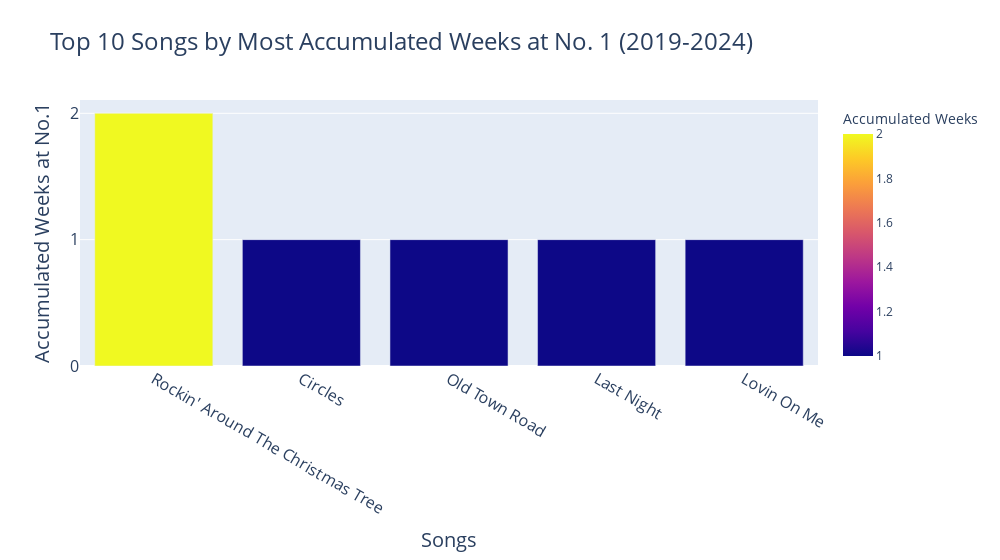

Here is the notebook cell this chart was saved with:
### Code cell
# Top 10 Songs by Accumulated Weeks at No. 1 (2019-2024)

# Create a bar chart
fig = px.bar(
    top_10_no1,
    x='Title',
    y='Accumulated Weeks',
    hover_data=['Singer(s)'],
    color='Accumulated Weeks',
    title='Top 10 Songs by Most Accumulated Weeks at No. 1 (2019-2024)',
    width=1000
)

# Customize the chart
fig.update_layout(
    xaxis_title='Songs',
    yaxis_title='Accumulated Weeks at No.1',
    title_font=dict(size=24),
    xaxis_title_font=dict(size=20),
    yaxis_title_font=dict(size=20),
    xaxis=dict(
        tickfont=dict(size=16)
    ),
    yaxis=dict(
        tickfont=dict(size=16),
        tickmode='linear'
    ),
    hoverlabel=dict(
        font=dict(
            family="Arial",
            size=14
        )
    ),
    bargap=0.2
)

# Show the chart
fig.show()

### Figure 1 — Plotly figure (JSON) as saved in the notebook; plotly's stock layout.template omitted (floating-point values rounded to 4 significant figures)
{"data": [{"alignmentgroup": "True", "customdata": [["Brenda Lee"], ["Post Malone"], ["Lil Nas X Featuring Billy Ray Cyrus"], ["Morgan Wallen"], ["Jack Harlow"]], "hovertemplate": "Title=%{x}<br>Accumulated Weeks=%{marker.color}<br>Singer(s)=%{customdata[0]}<extra></extra>", "legendgroup": "", "marker": {"color": [2, 1, 1, 1, 1], "coloraxis": "coloraxis", "pattern": {"shape": ""}}, "name": "", "offsetgroup": "", "orientation": "v", "showlegend": false, "textposition": "auto", "type": "bar", "x": ["Rockin' Around The Christmas Tree", "Circles", "Old Town Road", "Last Night", "Lovin On Me"], "xaxis": "x", "y": [2, 1, 1, 1, 1], "yaxis": "y"}], "layout": {"bargap": 0.2, "barmode": "relative", "coloraxis": {"colorbar": {"title": {"text": "Accumulated Weeks"}}, "colorscale": [[0, "#0d0887"], [0.1111, "#46039f"], [0.2222, "#7201a8"], [0.3333, "#9c179e"], [0.4444, "#bd3786"], [0.5556, "#d8576b"], [0.6667, "#ed7953"], [0.7778, "#fb9f3a"], [0.8889, "#fdca26"], [1, "#f0f921"]]}, "hoverlabel": {"font": {"family": "Arial", "size": 14}}, "legend": {"tracegroupgap": 0}, "title": {"font": {"size": 24}, "text": "Top 10 Songs by Most Accumulated Weeks at No. 1 (2019-2024)"}, "width": 1000, "xaxis": {"anchor": "y", "domain": [0, 1], "tickfont": {"size": 16}, "title": {"font": {"size": 20}, "text": "Songs"}}, "yaxis": {"anchor": "x", "domain": [0, 1], "tickfont": {"size": 16}, "tickmode": "linear", "title": {"font": {"size": 20}, "text": "Accumulated Weeks at No.1"}}}}
